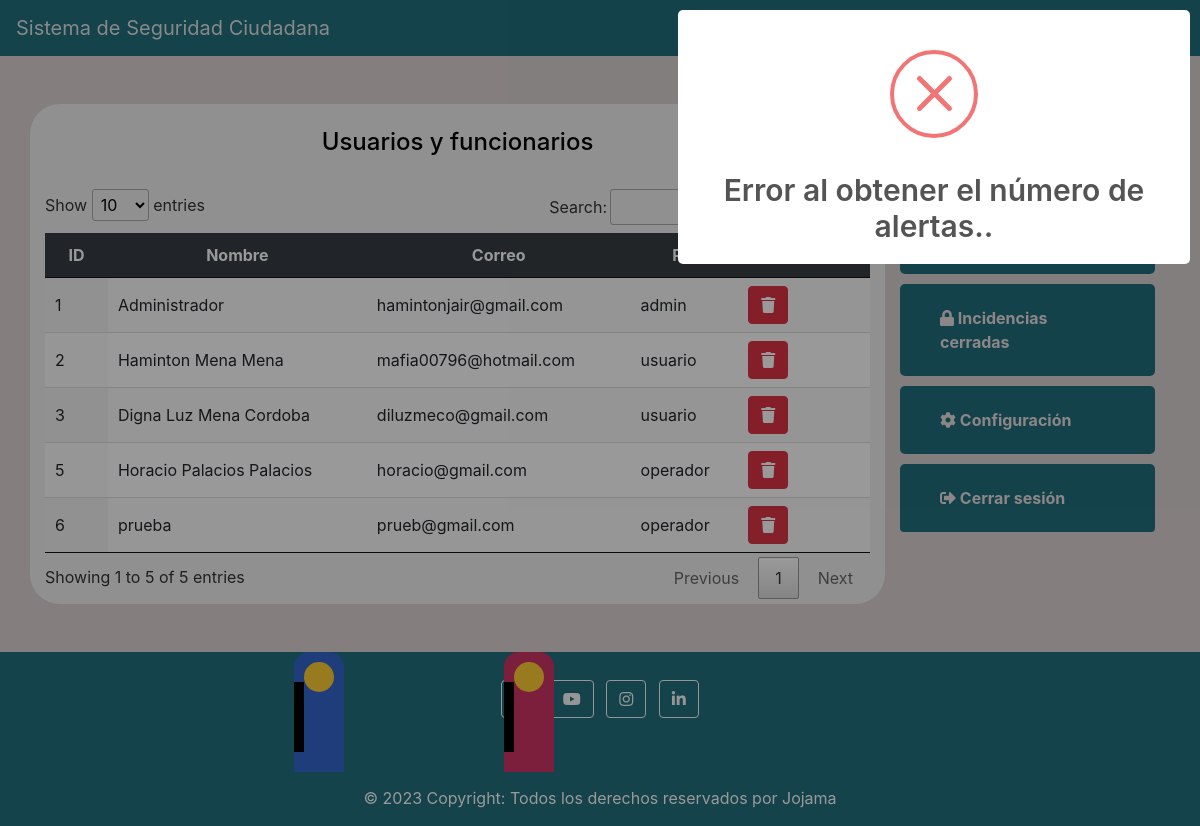
The page /configuracion/listar-usuario on the database its author committed.
### tables this page shows
CREATE TABLE `usuarios` (
  `id` int(11) NOT NULL,
  `nombre` varchar(50) NOT NULL,
  `correo` varchar(100) NOT NULL,
  `clave` varchar(50) NOT NULL,
  `rol` varchar(20) NOT NULL
);

### application/controllers/Panel.php (called while the page is built, shortened)
<?php
class Panel extends CI_Controller
{
	function __construct()
	{
		$this->load->model('ModelReporte');
	}
	public function listar_usuario()
	{
		$dato['usuarios'] = $this->ModelReporte->get_usuarios();
		$this->load->view('template/header');
		$this->load->view('template/nabvar');
		$this->load->view('reporte/listar_usuario', $dato);
		$this->load->view('template/slider');
		$this->load->view('template/footer');
	}
}

### index.php (called while the page is built, shortened)
<?php
require_once BASEPATH.'core/CodeIgniter.php';

### application/models/ModelReporte.php (called while the page is built, shortened)
<?php
class ModelReporte extends CI_Model
{
	public function get_usuarios()
	{
		$this->db->select('*');
		$this->db->from('usuarios');
		return $this->db->get()->result();
	}
	public function get_Session()
	{
		$this->db->select('*');
		$this->db->from('session_temporal');
		return $this->db->get()->result();
	}
}

### application/views/reporte/listar_usuario.php (the view, shortened to what this page needs)
<main>
    <div class="container mt-5">
        <div class="row">
            <div style="background-color:#f0f0f0; text-align: center; border-radius:30px; " id="vista-alertas" class="col-md-9">
            <br>
                <h4 style="color:black">Usuarios y funcionarios</h4>
                <br>
                <?php
                        $validado = $this->ModelReporte->get_Session();
                    ; ?>
                <table id="tabla-usuarios" class="display" style="width:100%">
                    <thead>
                        <tr>
                            <th>ID</th>
                            <th>Nombre</th>
                            <th>Correo</th>
                            <th>Rol</th>
                        </tr>
                    </thead>
                    <tbody>
                        <?php foreach ($usuarios as $u): ?>
                        <tr>
                            <td style="text-align: left;"><?= $u->id ?></td>
                            <td style="text-align: left;"><?= $u->nombre ?></td>
                            <td style="text-align: left;"><?= $u->correo ?></td>
                            <td style="text-align: left;"><?= $u->rol ?></td>
                            <?php if($validado[0]->rol =='admin'){ ?>
                            <td>
                                <a onclick="EliminarUsuario(<?= $u->id ?>);" title="Eliminar"><i
                                        class="fas fa-trash"></i></a>
                            </td>
                            <?php } ?>
                        </tr>
                        <?php endforeach; ?>
                    </tbody>
                </table>
            </div>

### assets/css/style.css (style rules this page uses)
#vista-alertas { min-height: 500px; }
#tabla-usuarios thead { background-color: #373e44; color: white; }
body { background-color: #dbd2d2; }

### rows shown on the page
usuarios: id "1", nombre "Administrador", correo "hamintonjair@gmail.com", rol "admin"
usuarios: id "2", nombre "Haminton Mena Mena", correo "mafia00796@hotmail.com", rol "usuario"
usuarios: id "3", nombre "Digna Luz Mena Cordoba", correo "diluzmeco@gmail.com", rol "usuario"
usuarios: id "5", nombre "Horacio Palacios Palacios", correo "horacio@gmail.com", rol "operador"
usuarios: id "6", nombre "prueba", correo "prueb@gmail.com", rol "operador"
